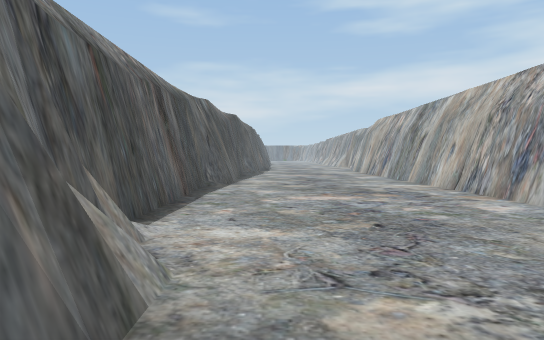
view 1 (above)

16 first-person views from a walk through a 3-D level made in the Unity game engine. The camera is 1.4 m above the floor, tilts 2° down and sees 70° across. The floor is counted in squares, 2 m on a side. Each view is taken from the middle of a square. On the plan, view 1 faces up. The plan holds only what a view shows up to about 11 squares ahead; the rest is blank. The place goes on beyond the plan. The player is left out. Some animated figures are left out. Some surface patterns are stand-ins.

view 2
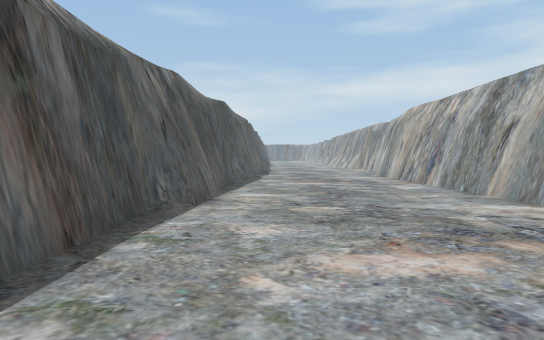

view 3
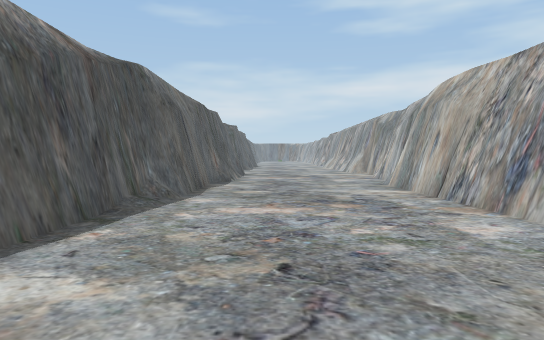

view 4
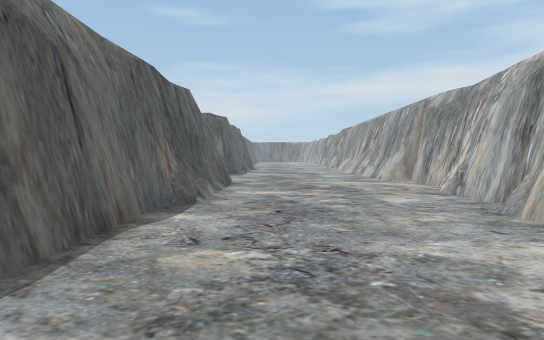

view 5
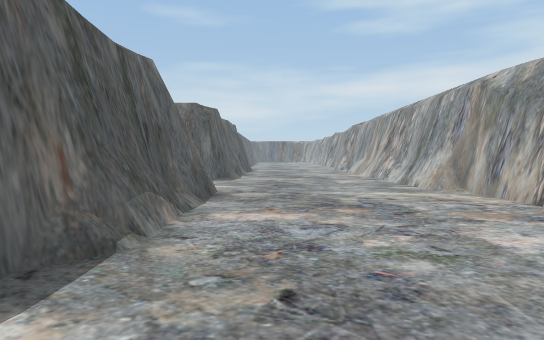

view 6
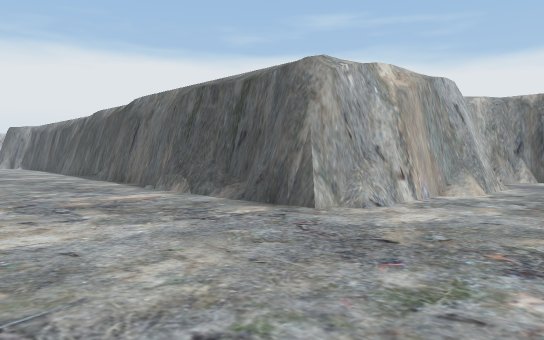

view 7
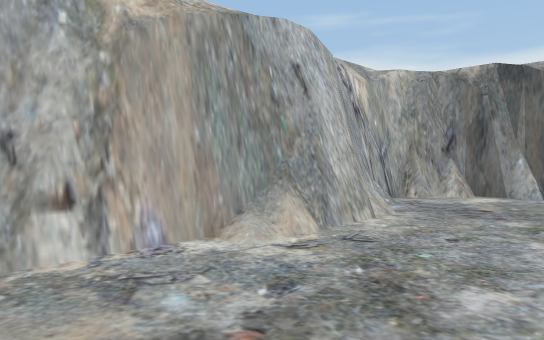

view 8
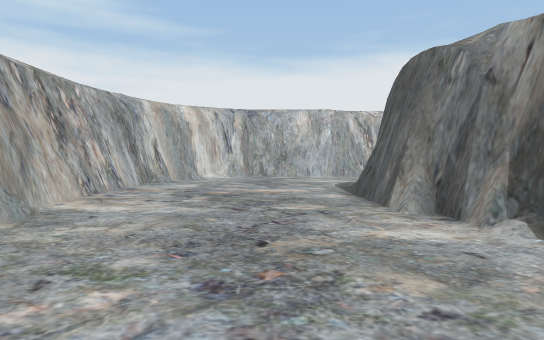

view 9
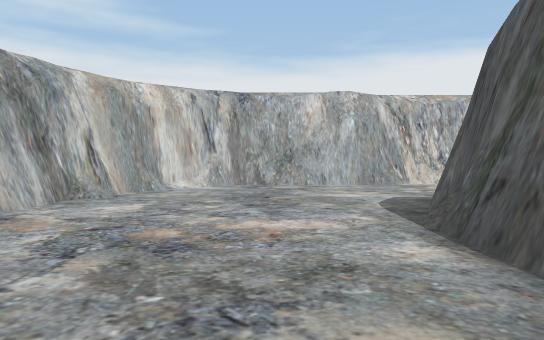

view 10
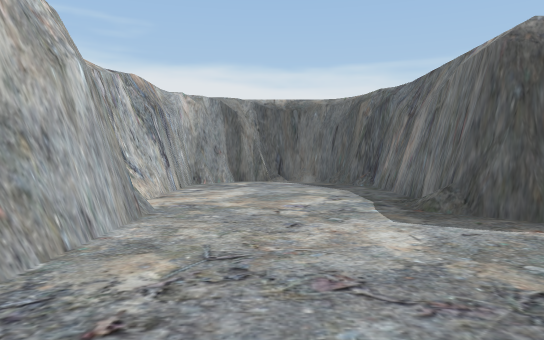

view 11
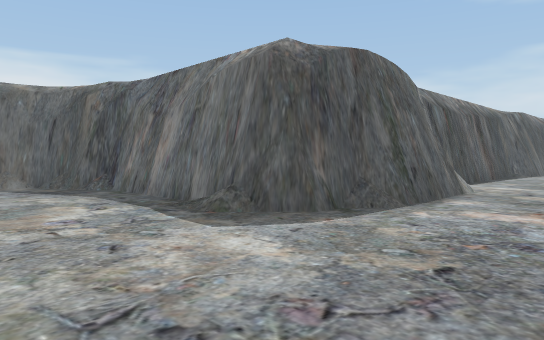

view 12
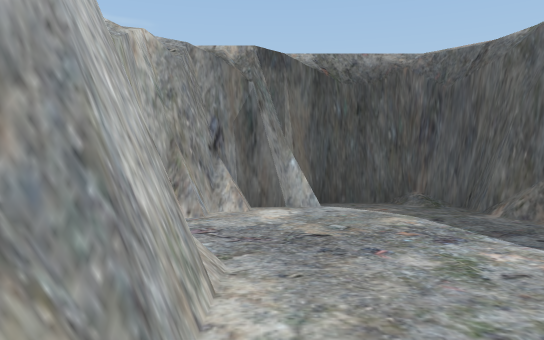

view 13
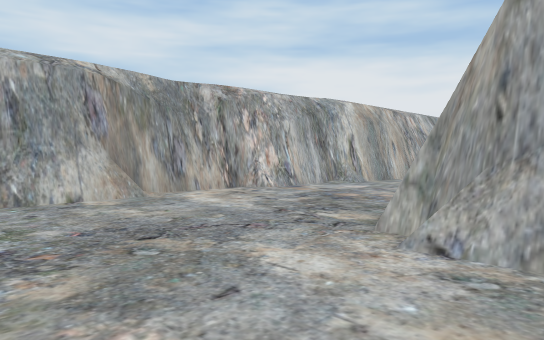

view 14
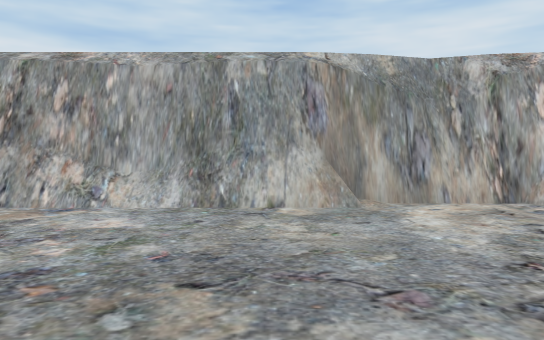

view 15
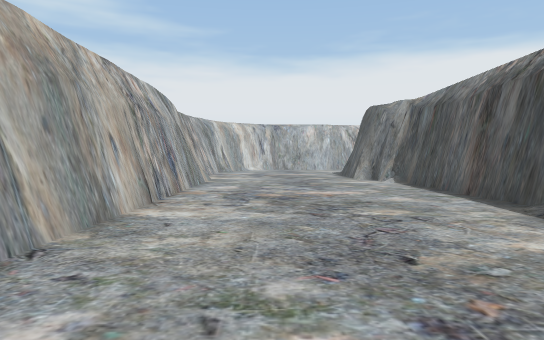

view 16
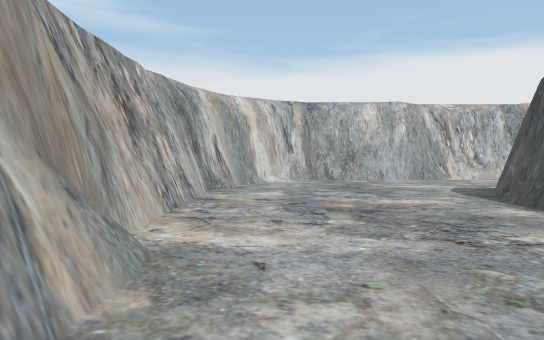

### Floor plan
Key: @ floor where view 1 was taken; # wall or solid block; . floor; = window, fence, low wall or low ledge.
Columns run from 9 left of view 1 to 5 right of it. Each row starts with its distance up from view 1.
 28 #.............#
 27 #.............#
 26 #.............#
 25 ##.######.....#
 24         #.....#
 23         #.....#
 22         #.....#
 21         #.....#
 20         #.....#
 19         #....##
 18         #....#
 17         #....#
 16         #....#
 15         #....#
 14         #....#
 13         #....#
 12         #....#
 11         #....#
 10        ##....#
  9        #.....#
  8        #.....#
  7        #.....#
  6        #.....#
  5        #.....#
  4        #.....#
  3        ##....##
  2         #.....#
  1         #.....#
  0         #@....#
 -1         #.....#
 -2   #######.....#
 -3  ##....=......#
 -4  #...........##
 -5  #...........#
 -6  #..........##
 -7  ############

Where each view was taken, in squares from view 1:
view 1: 0 up, 0 right, facing up
view 2: 4 up, 0 right, facing up
view 3: 9 up, 1 right, facing up
view 4: 14 up, 1 right, facing up
view 5: 17 up, 1 right, facing up
view 6: 28 up, 4 right, facing down-left
view 7: 28 up, 1 left, facing down-left
view 8: 7 up, 1 right, facing down
view 9: 3 up, 1 right, facing down
view 10: 5 down, 3 right, facing left
view 11: 6 down, 2 right, facing up-left
view 12: 26 up, 3 left, facing left
view 13: 28 up, 2 left, facing down-right
view 14: 26 up, 1 left, facing right
view 15: 14 up, 2 right, facing down
view 16: 5 up, 3 right, facing down
